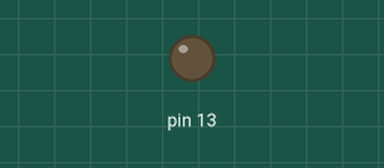
The sketch below on a simulated Arduino Uno, built with avr-gcc and run on an emulated ATmega328P. Parts: output pins drawn as LEDs (lit = HIGH).

Above: at 0.6 s.
At 16.9 s:
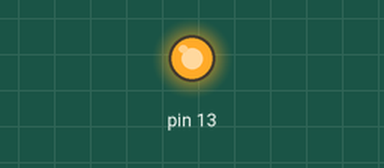
Timing chart, 0 to 17.4 s (numbered marks = the images above):
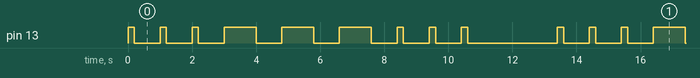

The sketch:

1.1_sos.ino
```cpp
/*
blink the SOS code: 3 long, 3 short, 3 long, pause, repeat
*/

void setup()
{
  pinMode(13, OUTPUT);
}

void loop()
{
  blinkShort();
  blinkLong();
  blinkShort();
  delay(2000);
}

void blinkLong(){
  digitalWrite(13, HIGH);
  delay(1000);
  digitalWrite(13, LOW);
  delay(800);
  digitalWrite(13, HIGH);
  delay(1000);
  digitalWrite(13, LOW);
  delay(800);
  digitalWrite(13, HIGH);
  delay(1000);
  digitalWrite(13, LOW);
  delay(800);
}

void blinkShort(){
  digitalWrite(13, HIGH);
  delay(200);
  digitalWrite(13, LOW);
  delay(800);
  digitalWrite(13, HIGH);
  delay(200);
  digitalWrite(13, LOW);
  delay(800);
  digitalWrite(13, HIGH);
  delay(200);
  digitalWrite(13, LOW);
  delay(800);
}
```

Measured:
- by itself, pin 13: repeats every 13.4 s: 2 × (LOW 0.80 s, HIGH 0.20 s), 3 × (LOW 0.80 s, HIGH 1.0 s), 3 × (LOW 0.80 s, HIGH 0.20 s), LOW 2.8 s, HIGH 0.20 s
- by itself, everything shown: repeats every 13.4 s, in 18 steps
